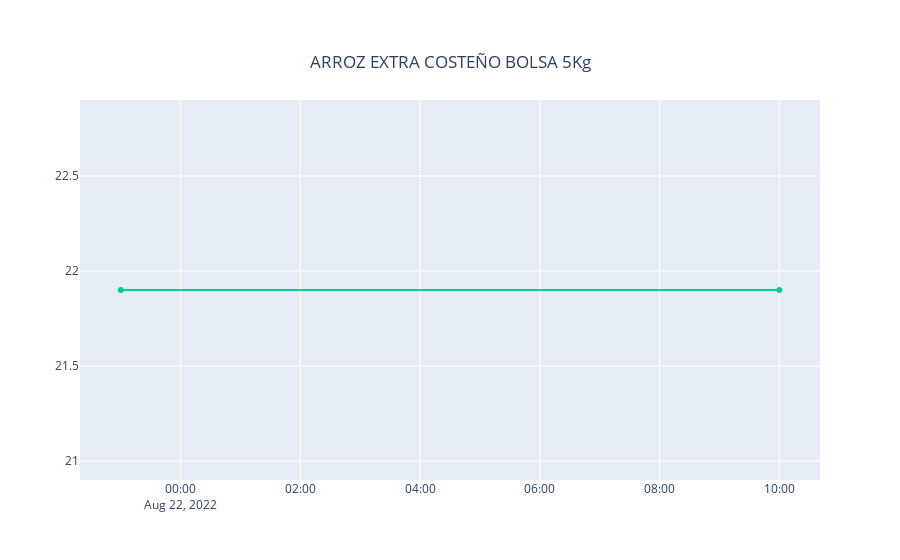

Notebook cell for this chart:
### Code cell
fig

### Figure 1 — Plotly figure (JSON) as saved in the notebook; plotly's stock layout.template omitted (floating-point values rounded to 4 significant figures)
{"data": [{"mode": "lines+markers", "name": "wong", "type": "scatter", "x": [], "y": []}, {"mode": "lines+markers", "name": "metro", "type": "scatter", "x": [], "y": []}, {"mode": "lines+markers", "name": "plaza_vea", "type": "scatter", "x": ["2022-08-21 23:00", "2022-08-22 10:00"], "y": [21.9, 21.9]}, {"mode": "lines+markers", "name": "tottus", "type": "scatter", "x": [], "y": []}, {"mode": "lines+markers", "name": "vivanda", "type": "scatter", "x": [], "y": []}], "layout": {"title": {"text": "ARROZ EXTRA COSTEÑO BOLSA 5Kg", "x": 0.5, "xanchor": "center", "y": 0.9, "yanchor": "top"}}}
